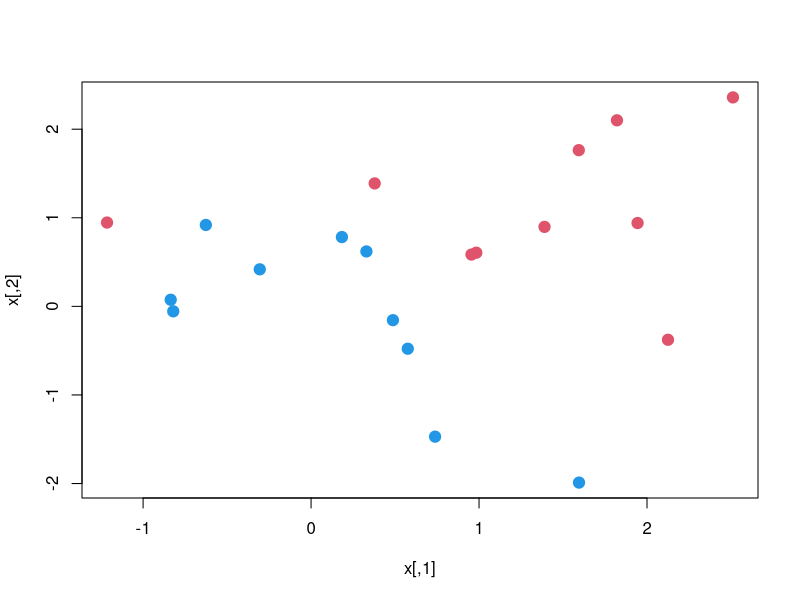
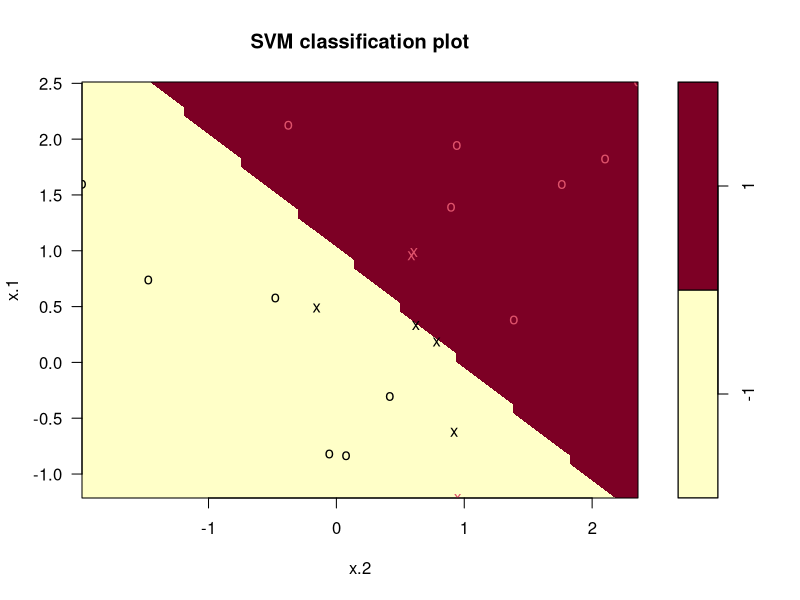
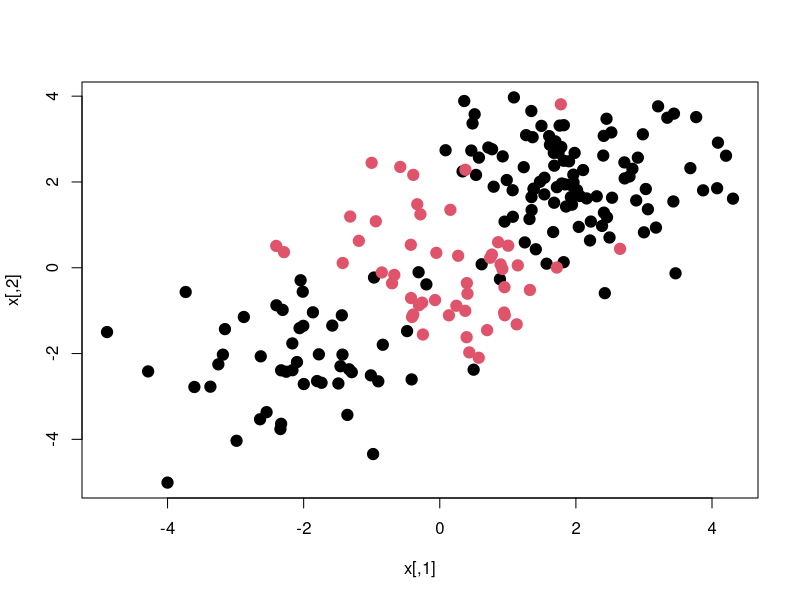
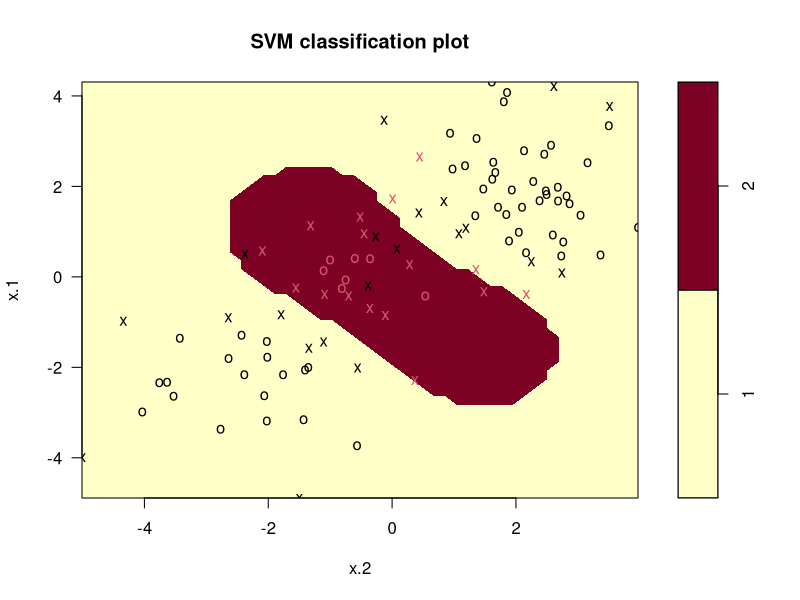
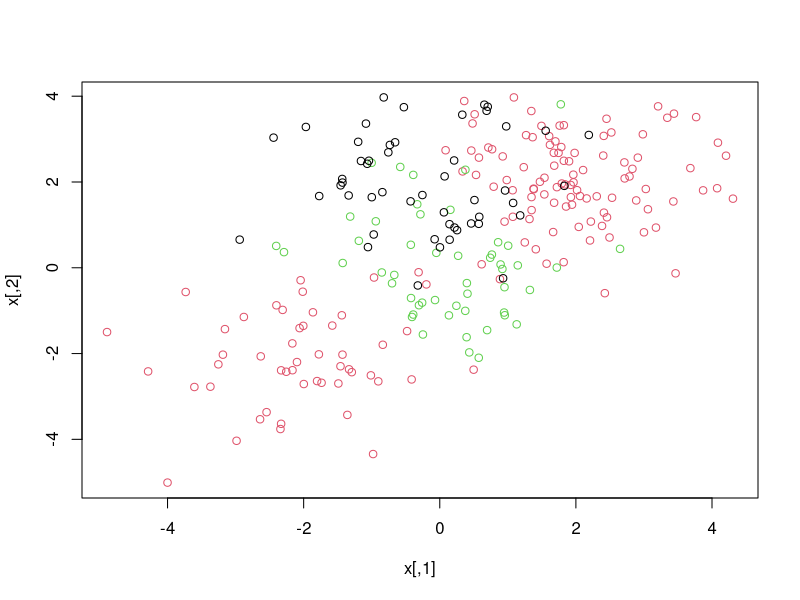
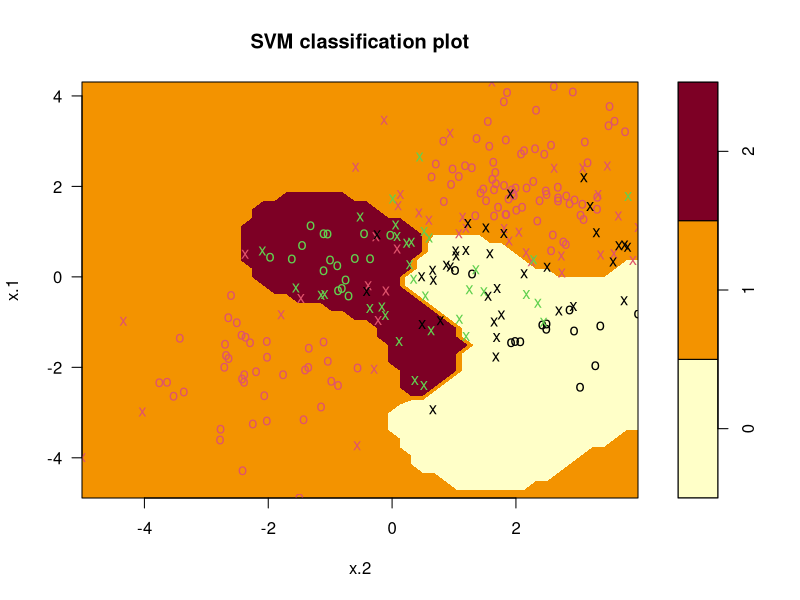

R code for these plots, in order:
#### SVM ######

# non-linearly seperable case #
set.seed(1)

# get some random data
x <- matrix(rnorm(20*2), ncol = 2)
x

# generate labels
y <- c(rep(-1,10), rep(1,10))
y

x[y==1, ] = x[y ==1, ]+1
y ==1
#plot
plot(x, col=3-y, pch=19, cex=1.5)

# encode y as a factor to do
# classification

dat <- data.frame(x = x, y=as.factor(y))
library(e1071)

svmfit <- svm(y~. , data=dat, kernel="linear", cost=10, scale=FALSE)

plot(svmfit, dat)

# there are 7 support vectors
svmfit$index

summary(svmfit)

#what's the best value of c

tune.out <- tune(svm, y~., data=dat, kernel="linear", ranges = list(costs=c(0.001,0.01,0.1,1,5,10,100)))
summary(tune.out)

#best model
bestmod <- tune.out$best.model
summary(bestmod)

# see how well model does with the test set
# generate test data
xtest <- matrix(rnorm(20*2), ncol=2)
ytest <- sample(c(-1,1), 20, rep=TRUE)

xtest[ytest == 1,] = xtest[ytest==1,] + 1
testdat <- data.frame(x=xtest, y=as.factor(ytest))

ypred <- predict(bestmod, testdat)
table(predict=ypred, truth=testdat$y)


## non linear boundary
# generatet some nonlinear data
x <- matrix(rnorm(200*2), ncol = 2)
x[1:100,] = x[1:100,] + 2
x[101:150,]=x[101:150,] - 2

y <- c(rep(1,150), rep(2,50))

dat <- data.frame(x=x, y=as.factor(y))
plot(x, col=y, pch=19, cex=1.5)

#split into training and test 50/50
trainIndex <- sample(1:nrow(dat), nrow(dat)*0.5, replace = F)

svmfit <- svm(y~.,data=dat[trainIndex,], kernel="radial", gamma=1, cost=1)
plot(svmfit, dat[trainIndex, ])

# tune using cv
tune.out <- tune(svm, y~., data=dat[trainIndex,], kernel="radial",
                 ranges=list(cost=c(0.1,1,10,100,1000), 
                             gamma=c(0.5, 1, 2, 3, 4, 5)))

summary(tune.out)

bestmodel <- tune.out$best.model
summary(bestmodel)

# svm with multiple classes
# add third class

x <- rbind(x, matrix(rnorm(50*2), ncol = 2))

# add third class's label
y <- c(y, rep(0, 50))
x[y==0, 2] = x[y==0, 2] + 2
dat <- data.frame(x=x, y=as.factor(y))

par(mfrow=c(1,1))
plot(x, col=(y+1))

# fit svm to data
svmfit <- svm(y~., data=dat, kernel="radial", cost=10, gamma=1)
plot(svmfit, dat)
